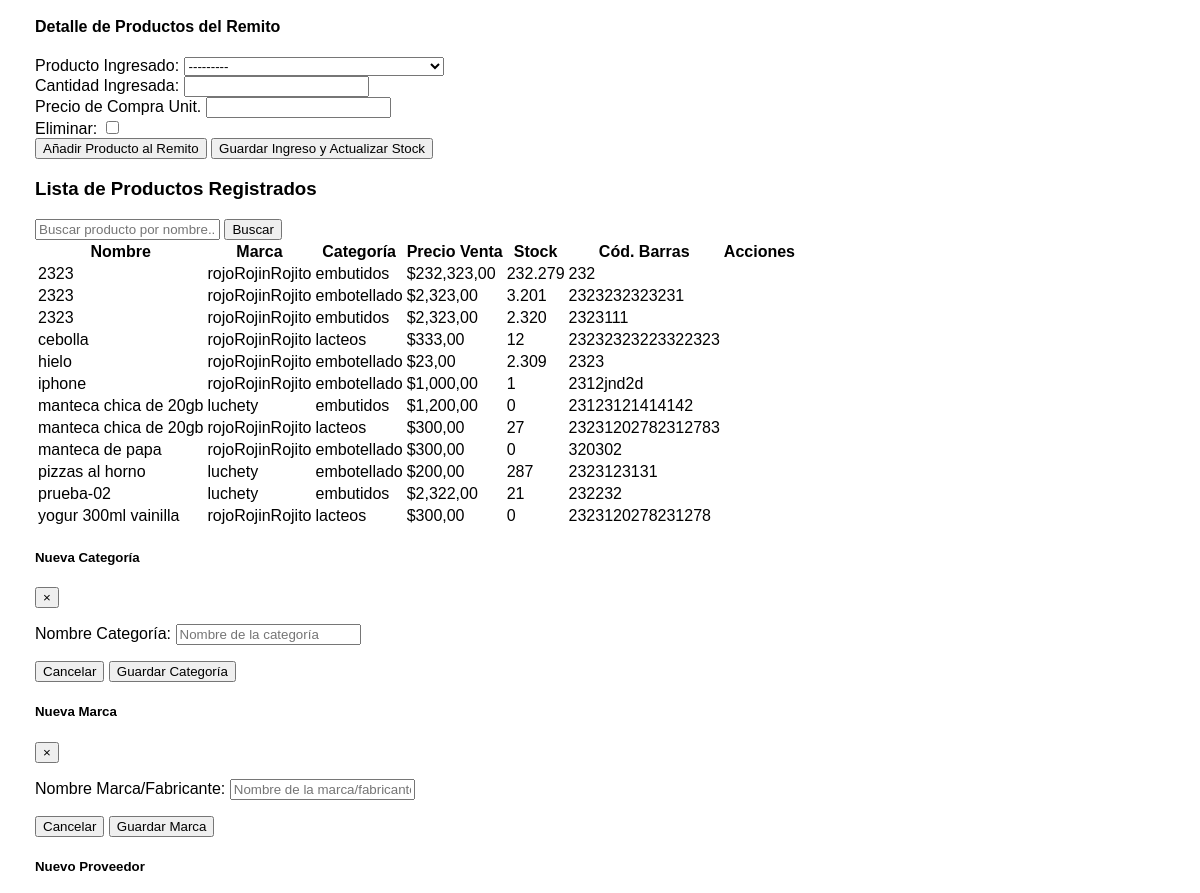
/stock/ (signed in, middle part), run on an earlier commit of the app's database.
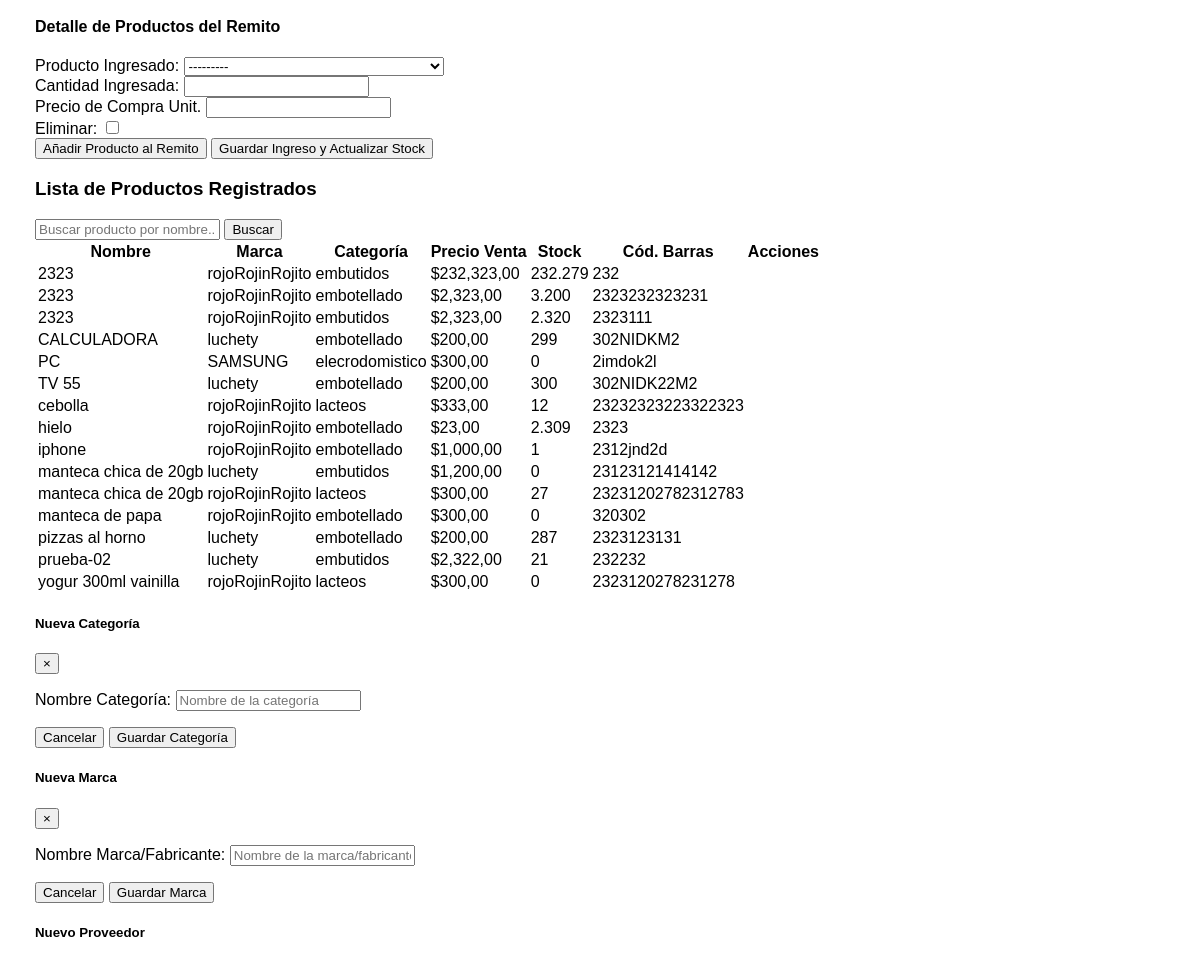
And on a later commit of the database.
### applications/stock/models.py (models this page shows, shortened)
class Product(models.Model):
    name = models.CharField(max_length=200, verbose_name="Nombre del Artículo")
    description = models.TextField(blank=True, null=True, verbose_name="Descripción")
    price = models.DecimalField(max_digits=10, decimal_places=2, verbose_name="Precio de Venta")
    brand = models.ForeignKey(Brand, on_delete=models.PROTECT, verbose_name="Marca/Fabricante")
    category = models.ForeignKey(Category, on_delete=models.PROTECT, verbose_name="Categoría")
    stock = models.IntegerField(default=0, verbose_name="Stock Actual") # Inicia en 0, se actualiza por remitos
    bar_code = models.CharField(max_length=50, unique=True, blank=True, null=True, verbose_name="Código de Barras")
    class Meta:
        verbose_name = "Producto"
        verbose_name_plural = "Productos"
        ordering = ['name']
    def __str__(self):
        return f"{self.name} ({self.brand.name})"

class Brand(models.Model):
    name = models.CharField(max_length=100, unique=True, verbose_name="Nombre Marca/Fabricante")
    class Meta:
        verbose_name = "Marca"
        verbose_name_plural = "Marcas"
        ordering = ['name']
    def __str__(self):
        return self.name

class Category(models.Model):
    name = models.CharField(max_length=100, unique=True, verbose_name="Nombre Categoría")
    class Meta:
        verbose_name = "Categoría"
        verbose_name_plural = "Categorías"
        ordering = ['name']
    def __str__(self):
        return self.name

### applications/stock/views.py (the view, shortened to what this page needs)
# urls.py: path('', views.manage_stock_view, name='manage_stock'), # Era product_list_create
@login_required
def manage_stock_view(request):
    can_manage_fully = request.user.is_superuser or request.user.groups.filter(name='Administrador').exists()
    product_form = ProductForm(prefix='product') # Prefijo para distinguir campos si hay colisiones
    stock_entry_form = StockEntryForm(prefix='entry')
    stock_entry_detail_formset = StockEntryDetailFormSet(prefix='details')
    search_query = request.GET.get('q', '')
    products_list = Product.objects.select_related('brand', 'category').order_by('name')
    if search_query:
        products_list = products_list.filter(name__icontains=search_query)
    category_modal_form = CategoryFormModal()
    brand_modal_form = BrandFormModal()
    supplier_modal_form = SupplierFormModal()
    context = {
        'title': 'Gestión de Inventario',
        'product_form': product_form,
        'stock_entry_form': stock_entry_form,
        'stock_entry_detail_formset': stock_entry_detail_formset,
        'products_list': products_list,
        'search_query': search_query,
        'can_manage_fully': can_manage_fully, # Para mostrar/ocultar secciones en la plantilla
        'category_modal_form': category_modal_form,
        'brand_modal_form': brand_modal_form,
        'supplier_modal_form': supplier_modal_form,
    }
    return render(request, 'stock/manage_stock.html', context)

### applications/stock/forms.py
class ProductForm(forms.ModelForm):
    class Meta:
        model = Product
        fields = [
            'name',
            'description',
            'price',
            'brand',
            'category',
            'bar_code',
        ]
        widgets = {
            'name': forms.TextInput(attrs={'class': 'form-control', 'placeholder': 'Ej: Leche Entera 1L'}),
            'description': forms.Textarea(attrs={'class': 'form-control', 'rows': 3}),
            'price': forms.NumberInput(attrs={'class': 'form-control', 'step': '0.01'}),
            'brand': forms.Select(attrs={'class': 'form-select select-brand'}), # Clase para JS de modal
            'category': forms.Select(attrs={'class': 'form-select select-category'}), # Clase para JS de modal
            'bar_code': forms.TextInput(attrs={'class': 'form-control'}),
        }
    def __init__(self, *args, **kwargs):
        super().__init__(*args, **kwargs)
        self.fields['brand'].empty_label = "Seleccionar Marca..."
        self.fields['category'].empty_label = "Seleccionar Categoría..."

### applications/stock/models.py (called while the page is built)
    def __str__(self):
        return self.name

### applications/stock/templates/stock/manage_stock.html (shortened to what the changed rows need)
{% extends 'base.html' %}
{% load static %}
{% load humanize %}
{% block content %}
<div class="stock-page-container">
    {% if can_manage_fully %}
    <div class="form-section-stock">
        <form method="post" id="stock-entry-form">
            <div id="stock-entry-details-container">
                {% for form_detail in stock_entry_detail_formset %}
                <div class="formset-row" id="{{ form_detail.prefix }}-row">
                    <div class="product-field">{{ form_detail.product.label_tag }} {{ form_detail.product }} {{ form_detail.product.errors }}</div>
                    <div class="quantity-field">{{ form_detail.quantity.label_tag }} {{ form_detail.quantity }} {{ form_detail.quantity.errors }}</div>
                    <div class="price-field">{{ form_detail.purchase_price.label_tag }} {{ form_detail.purchase_price }} {{ form_detail.purchase_price.errors }}</div>
                    {% if form_detail.instance.pk or stock_entry_detail_formset.can_delete %}
                    <div class="delete-field">
                        {% if stock_entry_detail_formset.can_delete %}
                            {{ form_detail.DELETE.label_tag }} {{ form_detail.DELETE }}
                        {% endif %}
                    </div>
                    {% endif %}
                </div>
                {% endfor %}
            </div>
        </form>
    </div>
    {% else %}
        <p class="alert alert-warning">No tienes permisos para cargar productos o remitos.</p>
    {% endif %}
    <div class="product-list-section form-section-stock">
        {% if products_list %}
        <div class="table-responsive">
            <table class="product-table">
                <thead>
                    <tr>
                        <th>Nombre</th>
                        <th>Marca</th>
                        <th>Categoría</th>
                        <th>Precio Venta</th>
                        <th>Stock</th>
                        <th>Cód. Barras</th>
                        <th>Acciones</th>
                    </tr>
                </thead>
                <tbody>
                    {% for product in products_list %}
                    <tr>
                        <td>{{ product.name }}</td>
                        <td>{{ product.brand.name }}</td>
                        <td>{{ product.category.name }}</td>
                        <td>${{ product.price|floatformat:2|intcomma }}</td>
                        <td>{{ product.stock|intcomma }}</td>
                        <td>{{ product.bar_code|default:"N/A" }}</td>
                        <td>
                            </td>
                    </tr>
                    {% endfor %}
                </tbody>
            </table>
        </div>
        {% else %}
        <p>No hay productos registrados que coincidan con tu búsqueda.</p>
        {% endif %}
    </div>
</div>
{% endblock %}

What changed in the data, as far as the page shows it:
changed Product (number 2 of 15 on the later page): stock "3.201" → "3.200"
added Product: name "CALCULADORA", brand.name "luchety", category.name "embotellado", price "200,00", stock "299", bar_code "302NIDKM2"
added Product: name "PC", brand.name "SAMSUNG", category.name "elecrodomistico", price "300,00", stock "0", bar_code "2imdok2l"
added Product: name "TV 55", brand.name "luchety", category.name "embotellado", price "200,00", stock "300", bar_code "302NIDK22M2"
